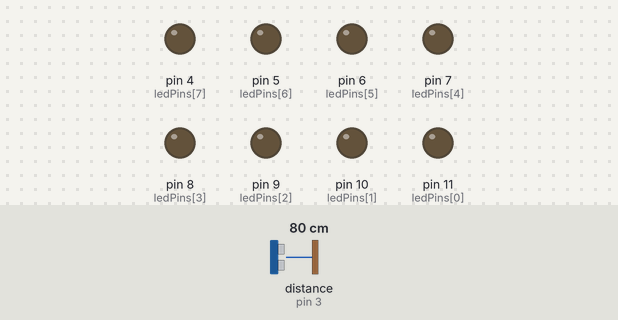
Recording of a sketch running on a simulated Arduino Uno, built with avr-gcc and run on an emulated ATmega328P. On the bench: output pins drawn as LEDs (lit = HIGH). Wiring (inferred from the names in the program): ultrasonic range finder: trigger pin 2; echo pin 3. The inputs (shaded band) are chosen by the test bench; at power-on: distance to the obstacle (sensor on pin 3) 80 cm. The echo pulse lasts 58.3 µs per cm; pins used as bus, display or sensor lines are not drawn; what the sketch prints to the serial monitor is not drawn.

Above: at 1.2 s.
1.3 s: distance to the obstacle (sensor on pin 3) set to 34 cm
4.3 s: distance to the obstacle (sensor on pin 3) set to 30 cm
At 5.2 s:
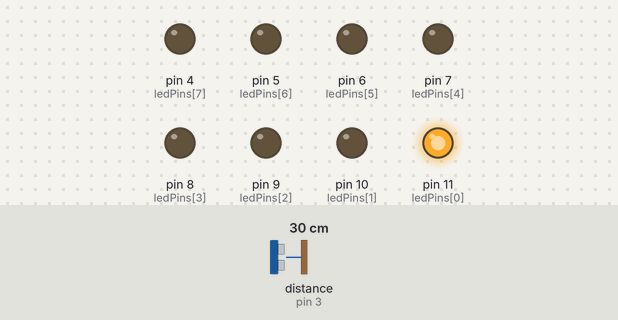
5.8 s: distance to the obstacle (sensor on pin 3) set to 27 cm
At 6.3 s:
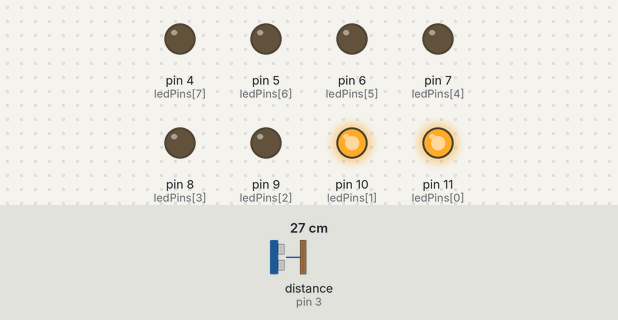
7.3 s: distance to the obstacle (sensor on pin 3) set to 22 cm
At 8.5 s:
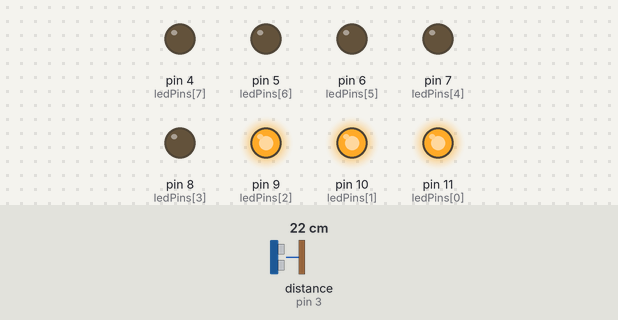
8.8 s: distance to the obstacle (sensor on pin 3) set to 2 cm
At 9.3 s:
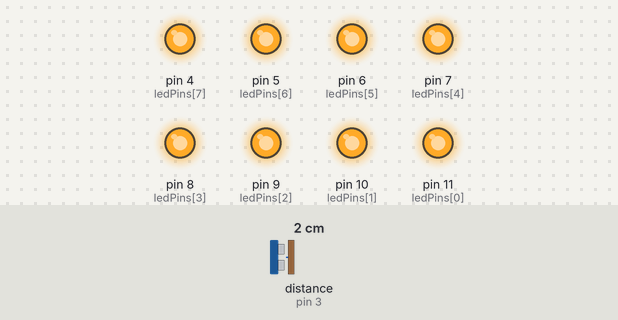
10.3 s: distance to the obstacle (sensor on pin 3) set to 18 cm
At 11.0 s:
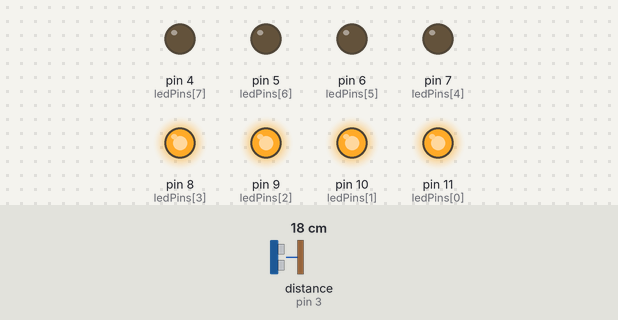
Timing chart, 0 to 12.8 s (numbered marks = the images above; inputs shaded):
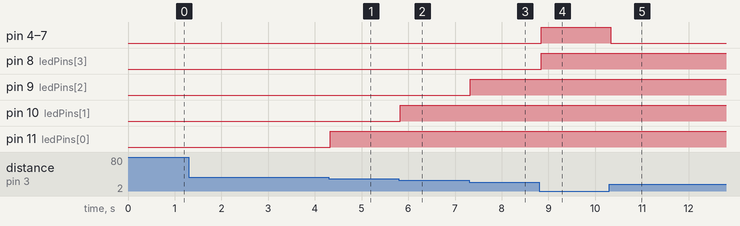

The sketch:

REX_Trial_UltrasonicMeasure4.ino
```cpp
/*超音波センサーを使って人を検知しよう！その4
   内容
   距離によってLEDをつける数を変える
*/
const int tringPin = 2;
const int echoPin = 3;
const int ledPins[] = {11, 10, 9, 8, 7, 6, 5, 4, 3};
const int ledPinNum = 8;
double duration = 0;
double distance = 0;
int onLedPin = 3;

// Arduinoが起動した時，1度だけ実行
void setup() {
  Serial.begin(9600);
  pinMode(tringPin, OUTPUT);
  pinMode(echoPin, INPUT);
  for (int i = 0; i < ledPinNum; i++) {
    pinMode(ledPins[i], OUTPUT);
  }
}

// 起動中ずっと実行
void loop() {
  // 両方のピンをLOWで初期化
  digitalWrite(tringPin, LOW);
  digitalWrite(echoPin, LOW);
  delayMicroseconds(1); // 1us待つ
  digitalWrite(tringPin, HIGH); // 超音波パルスをを発射
  delayMicroseconds(10); // 10us間待つ←リファレンスに準じて，最低10us必要
  digitalWrite(tringPin, LOW); // パルスを止める
  duration = pulseIn(echoPin, HIGH) * pow(10, -6); // パルスが帰ってくるまでの時間μsを秒へ変換
  distance = duration * 34000 / 2; // 距離 = 時間 * 速度で表せるので，速度は音速340m/sなので→3400cm/sとする．2で割るのは，進んだ距離は出てきて帰ってきた時までの距離のため
  Serial.print("距離は");
  Serial.print(distance);
  Serial.println("cmです");

  // 距離によって数値を変える
  onLedPin = map(distance, 3, 30, 8, 0); // 3~30[cm]の距離をいい感じに8~0の間に調節してくれる

  // 8個のLEDを点灯させるプログラム
  for (int i = 0; i < ledPinNum; i++) {
    if (i < onLedPin) {
      digitalWrite(ledPins[i], HIGH);
    } else {
      digitalWrite(ledPins[i], LOW);
    }
  }
}
```

Measured:
- the behaviour switches between 31 and 30 cm on distance to the obstacle (sensor on pin 3) (found by bisection; images 0 and 1)
- the behaviour switches between 28 and 27 cm on distance to the obstacle (sensor on pin 3) (found by bisection; images 1 and 2)
- the behaviour switches between 25 and 24 cm on distance to the obstacle (sensor on pin 3) (found by bisection; images 2 and 3)
- after the input at 1.3 s, every drawn part: stays the same
- after the input at 4.3 s, pin 11 (ledPins[0]): LOW → HIGH at once
- after the input at 5.8 s, pin 10 (ledPins[1]): LOW → HIGH at once
- after the input at 7.3 s, pin 9 (ledPins[2]): LOW → HIGH at once
- after the input at 8.8 s, pin 4 (ledPins[7]), pin 5 (ledPins[6]), pin 6 (ledPins[5]), pin 7 (ledPins[4]), pin 8 (ledPins[3]): LOW → HIGH after 0.05 s
- after the input at 10.3 s, pin 4 (ledPins[7]), pin 5 (ledPins[6]), pin 6 (ledPins[5]), pin 7 (ledPins[4]): HIGH → LOW at once
